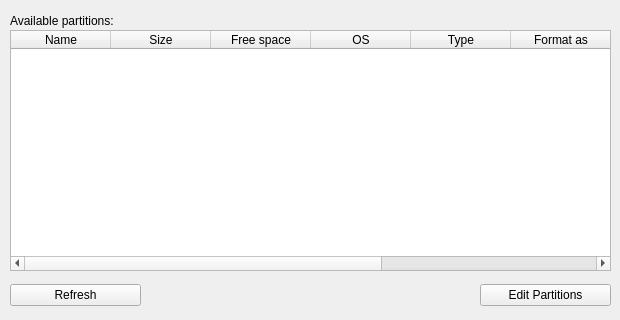
       <widget class="QWidget" name="partitionPage">
        <widget class="QTableWidget" name="partitionTableWidget">
         <property name="geometry">
          <rect>
           <x>10</x>
           <y>30</y>
           <width>601</width>
           <height>241</height>
          </rect>
         </property>
         <property name="editTriggers">
          <set>QAbstractItemView::NoEditTriggers</set>
         </property>
         <property name="selectionMode">
          <enum>QAbstractItemView::SingleSelection</enum>
         </property>
         <property name="selectionBehavior">
          <enum>QAbstractItemView::SelectRows</enum>
         </property>
         <property name="showGrid">
          <bool>false</bool>
         </property>
         <property name="gridStyle">
          <enum>Qt::NoPen</enum>
         </property>
         <property name="cornerButtonEnabled">
          <bool>false</bool>
         </property>
         <attribute name="horizontalHeaderDefaultSectionSize">
          <number>100</number>
         </attribute>
         <attribute name="horizontalHeaderHighlightSections">
          <bool>false</bool>
         </attribute>
         <attribute name="horizontalHeaderMinimumSectionSize">
          <number>70</number>
         </attribute>
         <attribute name="horizontalHeaderStretchLastSection">
          <bool>true</bool>
         </attribute>
         <attribute name="verticalHeaderVisible">
          <bool>false</bool>
         </attribute>
         <attribute name="verticalHeaderDefaultSectionSize">
          <number>16</number>
         </attribute>
         <attribute name="verticalHeaderMinimumSectionSize">
          <number>16</number>
         </attribute>
         <column>
          <property name="text">
           <string>Name</string>
          </property>
         </column>
         <column>
          <property name="text">
           <string>Size</string>
          </property>
          <property name="textAlignment">
           <set>AlignHCenter|AlignVCenter|AlignCenter</set>
          </property>
         </column>
         <column>
          <property name="text">
           <string>Free space</string>
          </property>
          <property name="textAlignment">
           <set>AlignHCenter|AlignVCenter|AlignCenter</set>
          </property>
         </column>
         <column>
          <property name="text">
           <string>OS</string>
          </property>
          <property name="textAlignment">
           <set>AlignHCenter|AlignVCenter|AlignCenter</set>
          </property>
         </column>
         <column>
          <property name="text">
           <string>Type</string>
          </property>
          <property name="textAlignment">
           <set>AlignHCenter|AlignVCenter|AlignCenter</set>
          </property>
         </column>
         <column>
          <property name="text">
           <string>Format as</string>
          </property>
          <property name="textAlignment">
           <set>AlignHCenter|AlignVCenter|AlignCenter</set>
          </property>
         </column>
         <column>
          <property name="text">
           <string>Mountpoint</string>
          </property>
         </column>
         <column>
          <property name="text">
           <string/>
          </property>
         </column>
        </widget>
        <widget class="QWidget" name="horizontalLayoutWidget_6">
         <property name="geometry">
          <rect>
           <x>480</x>
           <y>280</y>
           <width>131</width>
           <height>31</height>
          </rect>
         </property>
         <layout class="QHBoxLayout" name="horizontalLayout_6">
          <item>
           <widget class="QPushButton" name="editPartitionButton">
            <property name="text">
             <string>Edit Partitions</string>
            </property>
           </widget>
          </item>
         </layout>
        </widget>
        <widget class="QWidget" name="horizontalLayoutWidget_7">
         <property name="geometry">
          <rect>
           <x>10</x>
           <y>280</y>
           <width>131</width>
           <height>31</height>
          </rect>
         </property>
         <layout class="QHBoxLayout" name="horizontalLayout_7">
          <item>
           <widget class="QPushButton" name="refreshPartitionButton">
            <property name="text">
             <string>Refresh</string>
            </property>
           </widget>
          </item>
         </layout>
        </widget>
        <widget class="QWidget" name="verticalLayoutWidget_38">
         <property name="geometry">
          <rect>
           <x>10</x>
           <y>10</y>
           <width>271</width>
           <height>21</height>
          </rect>
         </property>
         <layout class="QVBoxLayout" name="verticalLayout_38">
          <item>
           <widget class="QLabel" name="label_21">
            <property name="font">
             <font>
              <weight>50</weight>
              <bold>false</bold>
             </font>
            </property>
            <property name="text">
             <string>Available partitions:</string>
            </property>
           </widget>
          </item>
         </layout>
        </widget>
       </widget>
